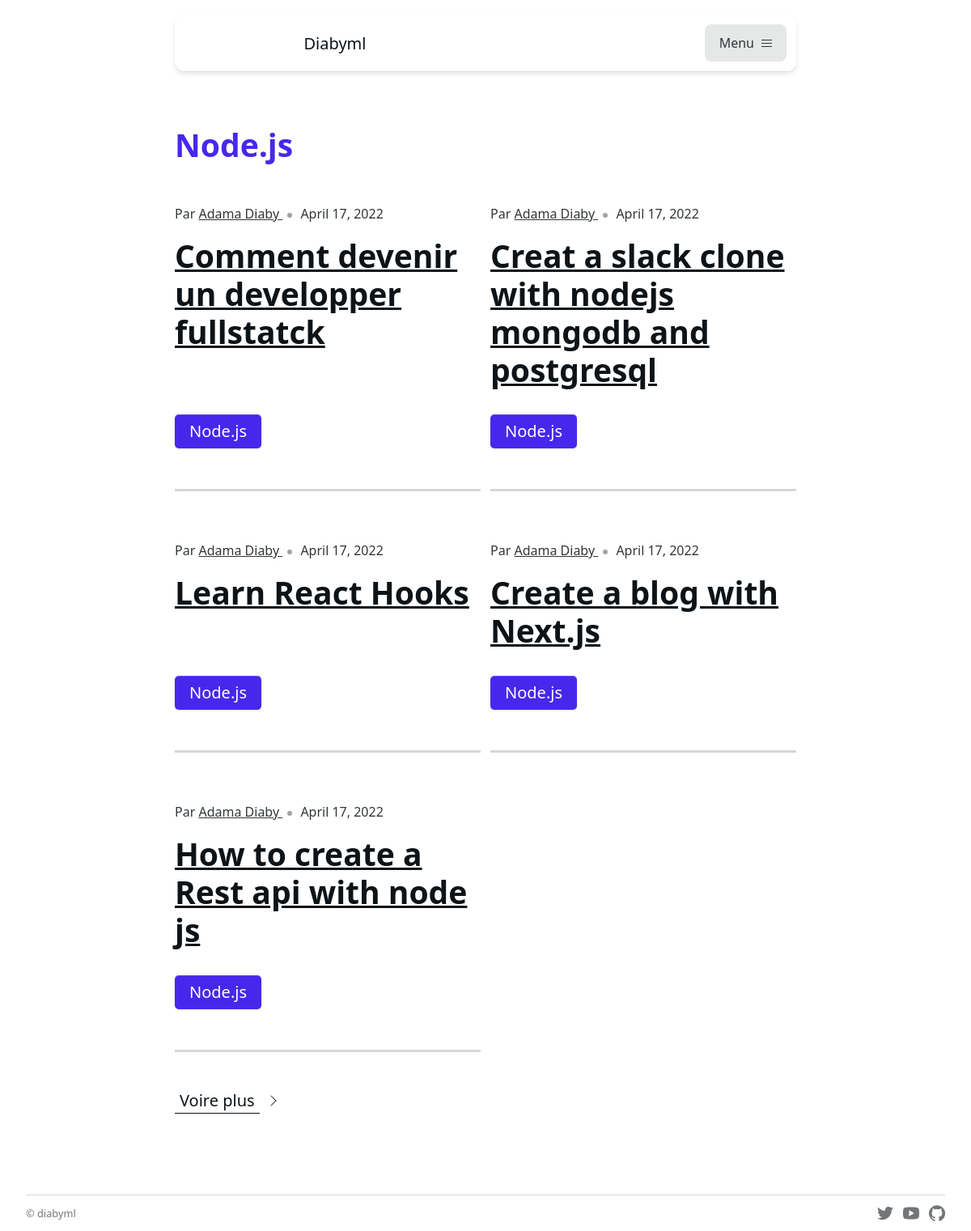
The app's page /nodejs/ with its own data.
### base/models.py (models this page shows)
class Category(models.Model):
    title = models.CharField(max_length=200)
    slug = models.SlugField(max_length=200)
    class Meta:
        verbose_name = 'Categorie'
    def __str__(self):
        return f"{self.title}"

class Article(models.Model):
    title = models.CharField(max_length=250)
    content = models.TextField()
    slug = models.SlugField(max_length=200)
    date = models.DateField(auto_now=True)
    category = models.ForeignKey(Category,null=True,on_delete=models.SET_NULL,related_name="articles")
    author = models.ForeignKey(Author,null=True,on_delete=models.SET_NULL,related_name="articles")
    class Meta:
        ordering = ('-date','-id',)
    def __str__(self):
        return f"{self.title}"

class Author(models.Model):
    first_name = models.CharField(max_length=200)
    last_name = models.CharField(max_length=200)
    email = models.EmailField(max_length=254)
    bio = models.TextField(null=True, blank=True)
    def __str__(self):
        return f"{self.first_name} {self.last_name}"

### base/views.py (the view)
# urls.py: path('<slug:slug>/',views.CategoryArticles.as_view(),name='category_articles')
class CategoryArticles(ListView):
    model = Article
    template_name = 'base/category-articles.html'
    context_object_name = 'category_articles'
    def get_queryset(self):
        qs = super(CategoryArticles, self).get_queryset()
        slug = self.kwargs.get('slug')
        category = Category.objects.get(slug=slug)
        qs = qs.filter(category=category)
        print(qs)
        return qs
    def  get_context_data(self,*args,**kwargs):
        context = super(CategoryArticles,self).get_context_data(*args,**kwargs)
        categories = Category.objects.all()
        category = categories.get(slug=self.kwargs['slug'])
        context['categories'] = categories
        context['category'] = category
        return context

### base/templates/base/category-articles.html (shortened to what this page needs)
{% extends 'base.html' %}
{% block content %}
<div class="container max-width-adaptive-sm">
  <div>
    <h2 class="color-primary">{{category.title}}</h2>
    <div class="grid gap-xs">
      {% for article in category_articles %}
      {% include "base/includes/article.html"%} {% endfor %}
      <div class="margin-top-md">
        <a
          class="link-fx-1 color-contrast-higher"
          href="{% url 'base:articles' %}"
        >
          <span>Voire plus</span>
          <svg class="icon" viewBox="0 0 32 32" aria-hidden="true">
            <g
              fill="none"
              stroke="currentColor"
              stroke-linecap="round"
              stroke-linejoin="round"
            >
              <circle cx="16" cy="16" r="15.5" />
              <line x1="10" y1="18" x2="16" y2="12" />
              <line x1="16" y1="12" x2="22" y2="18" />
            </g>
          </svg>
        </a>
      </div>
    </div>
  </div>
</div>
{% endblock %}

### templates/base.html (shortened to what this page needs)
{% load static %}
<!DOCTYPE html>
<html lang="en">
  <head>
    <link rel="stylesheet" href="{% static 'css/style.css' %}" />
  </head>
  <body>
    <div
      class="container max-width-sm hide-nav padding-y-sm z-index-header pointer-events-none js-hide-nav js-hide-nav--main"
    >
      <header class="float-nav-header pointer-events-auto">
        <div
          class="flex-basis-0 flex-grow flex items-center justify-start padding-left-xs justify-center@md padding-left-0@md"
        >
          <a class="float-nav-header__logo text-decoration-none" href="/">
            Diabyml
          </a>
        </div>
        <div class="flex-basis-0 flex-grow flex items-center justify-end">
          <ul class="flex items-center gap-sm">
            <li>
              <button
                class="reset float-nav-header__menu-btn js-tab-focus"
                aria-controls="float-nav-modal"
              >
                <span>Menu</span>
                <svg
                  class="icon margin-left-xxs"
                  aria-hidden="true"
                  viewBox="0 0 13 13"
                >
                  <g
                    fill="none"
                    stroke="currentColor"
                    stroke-linecap="round"
                    stroke-linejoin="round"
                  >
                    <line x1="0.5" y1="6.5" x2="12.5" y2="6.5" />
                    <line x1="0.5" y1="2.5" x2="12.5" y2="2.5" />
                    <line x1="0.5" y1="10.5" x2="12.5" y2="10.5" />
                  </g>
                </svg>
              </button>
            </li>
          </ul>
        </div>
      </header>
    </div>
    <main class="position-relative z-index-1 padding-y-lg">
      {% block content %}{% endblock %}
    </main>
    <footer class="main-footer position-relative z-index-1">
      <div class="container max-width-lg">
        <div
          class="flex flex-column border-top padding-y-xs margin-top-lg flex-row@md justify-between@md items-center@md"
        >
          <div class="margin-bottom-sm margin-bottom-0@md">
            <div
              class="text-sm text-xs@md color-contrast-medium flex flex-wrap gap-xs"
            >
              <span>&copy; diabyml</span>
            </div>
          </div>
          <div class="flex items-center gap-xs">
            <a href="/" class="main-footer__social">
            </a>
            <a href="/" class="main-footer__social">
            </a>
            <a href="/" class="main-footer__social">
            </a>
          </div>
        </div>
      </div>
    </footer>
  </body>
</html>

### base/templates/base/includes/article.html
<article
  class="dml-article flex flex-column justify-between story-v2 padding-y-lg border-bottom border-3 border-contrast-lower col12 col-6@md"
>
  <div>
    <div class="story-v2__meta text-sm margin-bottom-sm">
      <p>
        Par
        <a href="/" rel="author"> {{article.author}} </a>
        <span role="separator"></span>
        <time datetime="2020-05-10"> {{article.date}} </time>
      </p>
    </div>
    <div class="arttext-component">
      <h2 class="story-v2__headline">
        <a href="{% url 'base:article_detail' slug=article.slug %}">
          {{article.title}}
        </a>
      </h2>
    </div>
  </div>
  <div class="margin-top-md">
    <a
      class="btn btn--primary"
      href="{% url 'base:category_articles' slug=article.category.slug %}"
      >{{article.category}}</a
    >
  </div>
</article>

### records on screen
Category: title "Node.js"
Article: author "Adama Diaby", date "April 17, 2022", title "Comment devenir un developper fullstatck", category "Node.js"
Article: author "Adama Diaby", date "April 17, 2022", title "Creat a slack clone with nodejs mongodb and postgresql", category "Node.js"
Article: author "Adama Diaby", date "April 17, 2022", title "Learn React Hooks", category "Node.js"
Article: author "Adama Diaby", date "April 17, 2022", title "Create a blog with Next.js", category "Node.js"
Article: author "Adama Diaby", date "April 17, 2022", title "How to create a Rest api with node js", category "Node.js"
